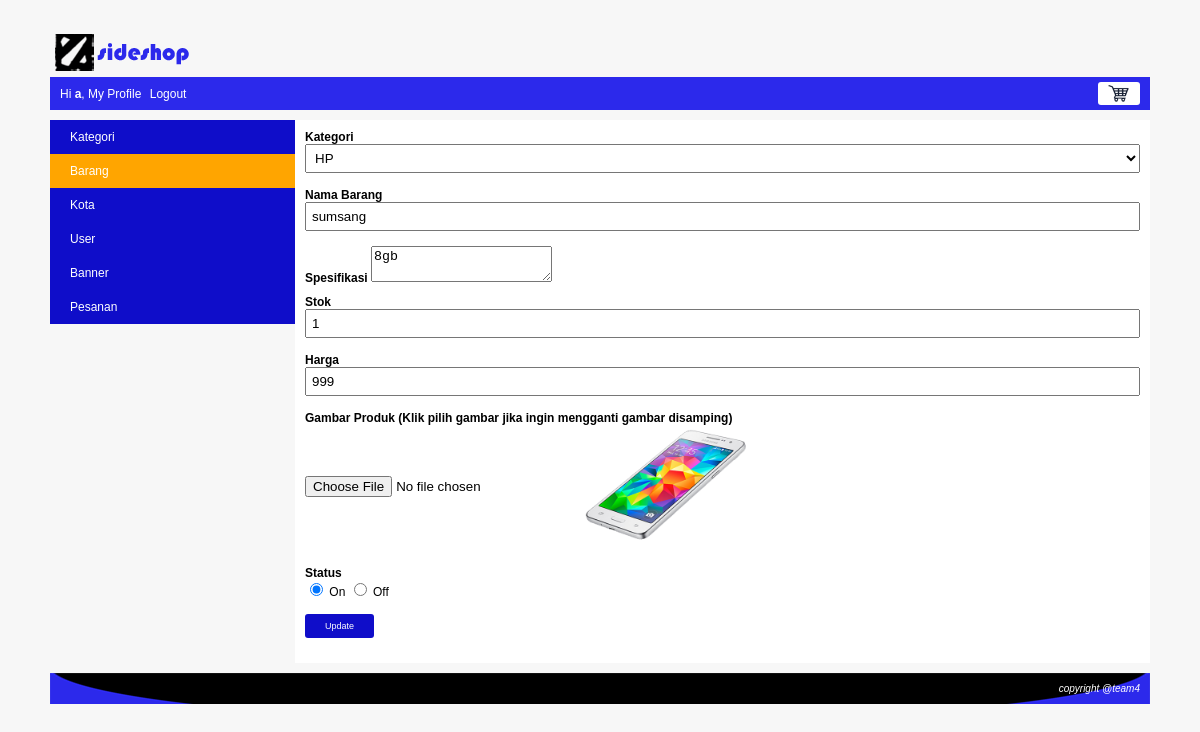
/index.php?page=profile&module=barang&action=form&barang_id=3 (signed in), run on the app's committed database.
### tables this page shows
CREATE TABLE `barang` (
  `barang_id` int(10) NOT NULL,
  `kategori_id` int(10) NOT NULL,
  `nama_barang` varchar(250) NOT NULL,
  `spesifikasi` text NOT NULL,
  `gambar` varchar(300) NOT NULL,
  `harga` int(10) NOT NULL,
  `stok` tinyint(1) NOT NULL,
  `status` enum('on','off') NOT NULL
);

### module/barang/form.php (the view, shortened to what this page needs)
<?php
$barang_id = isset($_GET['barang_id']) ? $_GET['barang_id'] : false;
$nama_barang = "";
$kategori_id = "";
$spesifikasi = "";
$gambar = "";
$stok = "";
$harga = "";
$status = "";
$keterangan_gambar = "";
$button = "Add";
if ($barang_id) {
	$query = mysqli_query($koneksi, "SELECT * FROM barang WHERE barang_id='$barang_id'");
	$row = mysqli_fetch_assoc($query);
	$nama_barang = $row['nama_barang'];
	$kategori_id = $row['kategori_id'];
	$spesifikasi = $row['spesifikasi'];
	$gambar = $row['gambar'];
	$harga = $row['harga'];
	$stok = $row['stok'];
	$status = $row['status'];
	$button = "Update";
	$keterangan_gambar = "(Klik pilih gambar jika ingin mengganti gambar disamping)";
	$gambar = "<img src='" . BASE_URL . "images/barang/$gambar' style='width: 200px;vertical-align: middle;' />";
}
?>
<form action="<?php echo BASE_URL . "module/barang/action.php?barang_id=$barang_id"; ?>" method="POST" enctype="multipart/form-data">
	<div class="element-form">
		<label>Kategori</label>
		<span>
			<select name="kategori_id">
				<?php
				$query = mysqli_query($koneksi, "SELECT kategori_id, kategori FROM kategori WHERE status='on' ORDER BY kategori ASC");
				while ($row = mysqli_fetch_assoc($query)) {
					if ($kategori_id == $row['kategori_id']) {
						echo "<option value='$row[kategori_id]' selected='true'>$row[kategori]</option>";
					} else {
						echo "<option value='$row[kategori_id]'>$row[kategori]</option>";
					}
				}
				?>
			</select>
		</span>
	</div>
	<div class="element-form">
		<label>Nama Barang</label>
		<span><input type="text" name="nama_barang" value="<?php echo $nama_barang; ?>" /></span>
	</div>
	<div style="margin-bottom:10px">
		<label style="font-weight:bold">Spesifikasi</label>
		<span><textarea name="spesifikasi" id="editor"><?php echo $spesifikasi; ?></textarea></span>
	</div>
	<div class="element-form">
		<label>Stok</label>
		<span><input type="text" name="stok" value="<?php echo $stok; ?>" /></span>
	</div>
	<div class="element-form">
		<label>Harga</label>
		<span><input type="text" name="harga" value="<?php echo $harga; ?>" /></span>
	</div>
	<div class="element-form">
		<label>Gambar Produk <?php echo $keterangan_gambar; ?></label>
		<span>
			<input type="file" name="file" /> <?php echo $gambar; ?>
		</span>
	</div>
	<div class="element-form">
		<label>Status</label>
		<span>
			<input type="radio" name="status" value="on" <?php if ($status == "on") {
																echo "checked='true'";
															} ?> /> On
			<input type="radio" name="status" value="off" <?php if ($status == "off") {
																echo "checked='true'";
															} ?> /> Off
		</span>
	</div>
	<div class="element-form">
		<span><input type="submit" name="button" value="<?php echo $button; ?>" /></span>
	</div>
</form>

### css/style.css (style rules this page uses)
body { font-family:arial; font-size:12px; color:black; background:#F7F7F7; margin:0px; }
.element-form { margin-bottom: 15px; }
.element-form label { display: block; font-weight: bold; }
.element-form span { display: block; }
.element-form span input[type="text"], .element-form span input[type="password"], .element-form span textarea, .element-form span select { width: 100%; padding: 5px; box-sizing: border-box; }
.element-form span input[type="submit"] { background: #0f0dc9; border: none; color: white; padding: 7px 20px; border-radius: 3px; font-size: 9px; cursor: pointer; }

### data on the page
barang: nama_barang "sumsang", spesifikasi "8gb", stok "1", harga "999", gambar (picture), status "☑"

### other printed values
$nama "a"
$keterangan_gambar "(Klik pilih gambar jika ingin mengganti gambar disamping)"
form field kategori_id "HP"
